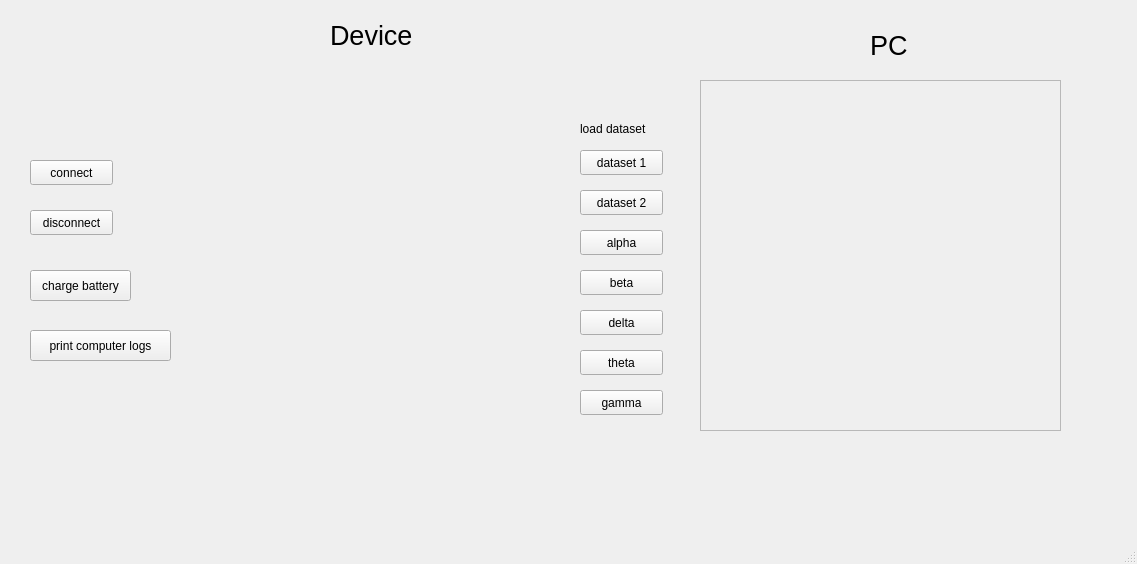
<?xml version="1.0" encoding="UTF-8"?>
<ui version="4.0">
 <class>MainWindow</class>
 <widget class="QMainWindow" name="MainWindow">
  <property name="geometry">
   <rect>
    <x>0</x>
    <y>0</y>
    <width>1137</width>
    <height>564</height>
   </rect>
  </property>
  <property name="windowTitle">
   <string>MainWindow</string>
  </property>
  <widget class="QWidget" name="centralwidget">
   <widget class="QPushButton" name="connect_button">
    <property name="geometry">
     <rect>
      <x>30</x>
      <y>160</y>
      <width>83</width>
      <height>25</height>
     </rect>
    </property>
    <property name="text">
     <string>connect</string>
    </property>
   </widget>
   <widget class="QPushButton" name="disconnect_button">
    <property name="geometry">
     <rect>
      <x>30</x>
      <y>210</y>
      <width>83</width>
      <height>25</height>
     </rect>
    </property>
    <property name="text">
     <string>disconnect</string>
    </property>
   </widget>
   <widget class="QPushButton" name="charge_battery_button">
    <property name="geometry">
     <rect>
      <x>30</x>
      <y>270</y>
      <width>101</width>
      <height>31</height>
     </rect>
    </property>
    <property name="text">
     <string>charge battery</string>
    </property>
   </widget>
   <widget class="device" name="device_widget" native="true">
    <property name="geometry">
     <rect>
      <x>210</x>
      <y>60</y>
      <width>331</width>
      <height>401</height>
     </rect>
    </property>
   </widget>
   <widget class="QPushButton" name="print_computer_log_button">
    <property name="geometry">
     <rect>
      <x>30</x>
      <y>330</y>
      <width>141</width>
      <height>31</height>
     </rect>
    </property>
    <property name="text">
     <string>print computer logs</string>
    </property>
   </widget>
   <widget class="QPushButton" name="dataset_1_button">
    <property name="geometry">
     <rect>
      <x>580</x>
      <y>150</y>
      <width>83</width>
      <height>25</height>
     </rect>
    </property>
    <property name="text">
     <string>dataset 1</string>
    </property>
   </widget>
   <widget class="QPushButton" name="dataset_2_button">
    <property name="geometry">
     <rect>
      <x>580</x>
      <y>190</y>
      <width>83</width>
      <height>25</height>
     </rect>
    </property>
    <property name="text">
     <string>dataset 2</string>
    </property>
   </widget>
   <widget class="QPushButton" name="dataset_alpha_button">
    <property name="geometry">
     <rect>
      <x>580</x>
      <y>230</y>
      <width>83</width>
      <height>25</height>
     </rect>
    </property>
    <property name="text">
     <string>alpha</string>
    </property>
   </widget>
   <widget class="QLabel" name="label">
    <property name="geometry">
     <rect>
      <x>580</x>
      <y>120</y>
      <width>91</width>
      <height>17</height>
     </rect>
    </property>
    <property name="text">
     <string>load dataset</string>
    </property>
   </widget>
   <widget class="QPushButton" name="dataset_beta_button">
    <property name="geometry">
     <rect>
      <x>580</x>
      <y>270</y>
      <width>83</width>
      <height>25</height>
     </rect>
    </property>
    <property name="text">
     <string>beta</string>
    </property>
   </widget>
   <widget class="QPushButton" name="dataset_delta_button">
    <property name="geometry">
     <rect>
      <x>580</x>
      <y>310</y>
      <width>83</width>
      <height>25</height>
     </rect>
    </property>
    <property name="text">
     <string>delta</string>
    </property>
   </widget>
   <widget class="QPushButton" name="dataset_gamma_button">
    <property name="geometry">
     <rect>
      <x>580</x>
      <y>390</y>
      <width>83</width>
      <height>25</height>
     </rect>
    </property>
    <property name="text">
     <string>gamma</string>
    </property>
   </widget>
   <widget class="QPushButton" name="dataset_theta_button">
    <property name="geometry">
     <rect>
      <x>580</x>
      <y>350</y>
      <width>83</width>
      <height>25</height>
     </rect>
    </property>
    <property name="text">
     <string>theta</string>
    </property>
   </widget>
   <widget class="QFrame" name="frame">
    <property name="geometry">
     <rect>
      <x>700</x>
      <y>80</y>
      <width>361</width>
      <height>351</height>
     </rect>
    </property>
    <property name="frameShape">
     <enum>QFrame::StyledPanel</enum>
    </property>
    <property name="frameShadow">
     <enum>QFrame::Raised</enum>
    </property>
    <widget class="PCScreen" name="pc_screen" native="true">
     <property name="geometry">
      <rect>
       <x>0</x>
       <y>0</y>
       <width>361</width>
       <height>351</height>
      </rect>
     </property>
    </widget>
   </widget>
   <widget class="QLabel" name="label_2">
    <property name="geometry">
     <rect>
      <x>330</x>
      <y>20</y>
      <width>101</width>
      <height>31</height>
     </rect>
    </property>
    <property name="font">
     <font>
      <pointsize>20</pointsize>
     </font>
    </property>
    <property name="text">
     <string>Device</string>
    </property>
   </widget>
   <widget class="QLabel" name="label_3">
    <property name="geometry">
     <rect>
      <x>870</x>
      <y>30</y>
      <width>101</width>
      <height>31</height>
     </rect>
    </property>
    <property name="font">
     <font>
      <pointsize>20</pointsize>
     </font>
    </property>
    <property name="text">
     <string>PC</string>
    </property>
   </widget>
  </widget>
  <widget class="QMenuBar" name="menubar">
   <property name="geometry">
    <rect>
     <x>0</x>
     <y>0</y>
     <width>1137</width>
     <height>22</height>
    </rect>
   </property>
  </widget>
  <widget class="QStatusBar" name="statusbar"/>
 </widget>
 <customwidgets>
  <customwidget>
   <class>device</class>
   <extends>QWidget</extends>
   <header>device.h</header>
   <container>1</container>
  </customwidget>
  <customwidget>
   <class>PCScreen</class>
   <extends>QWidget</extends>
   <header>pcscreen.h</header>
   <container>1</container>
  </customwidget>
 </customwidgets>
 <resources/>
 <connections/>
</ui>
